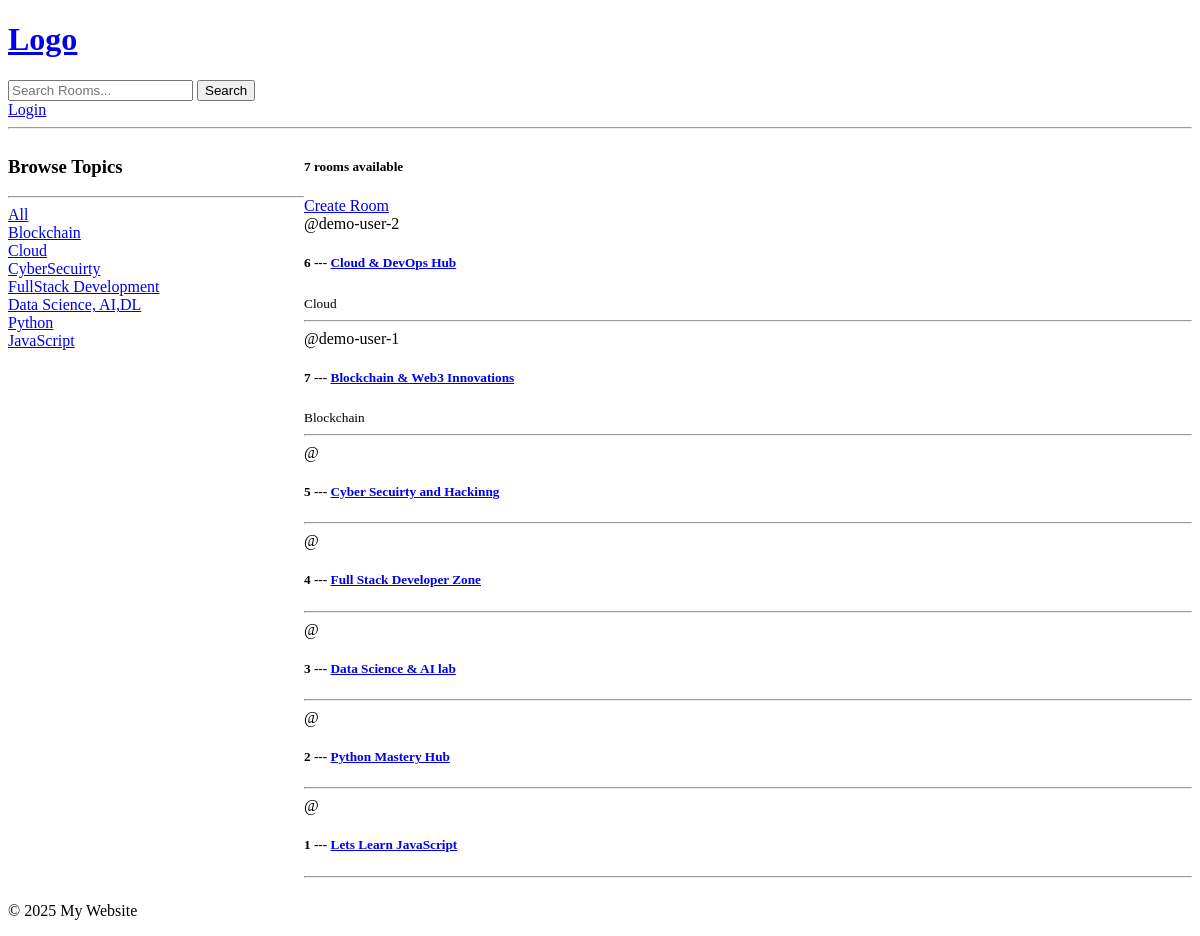
The app's page /, older data.
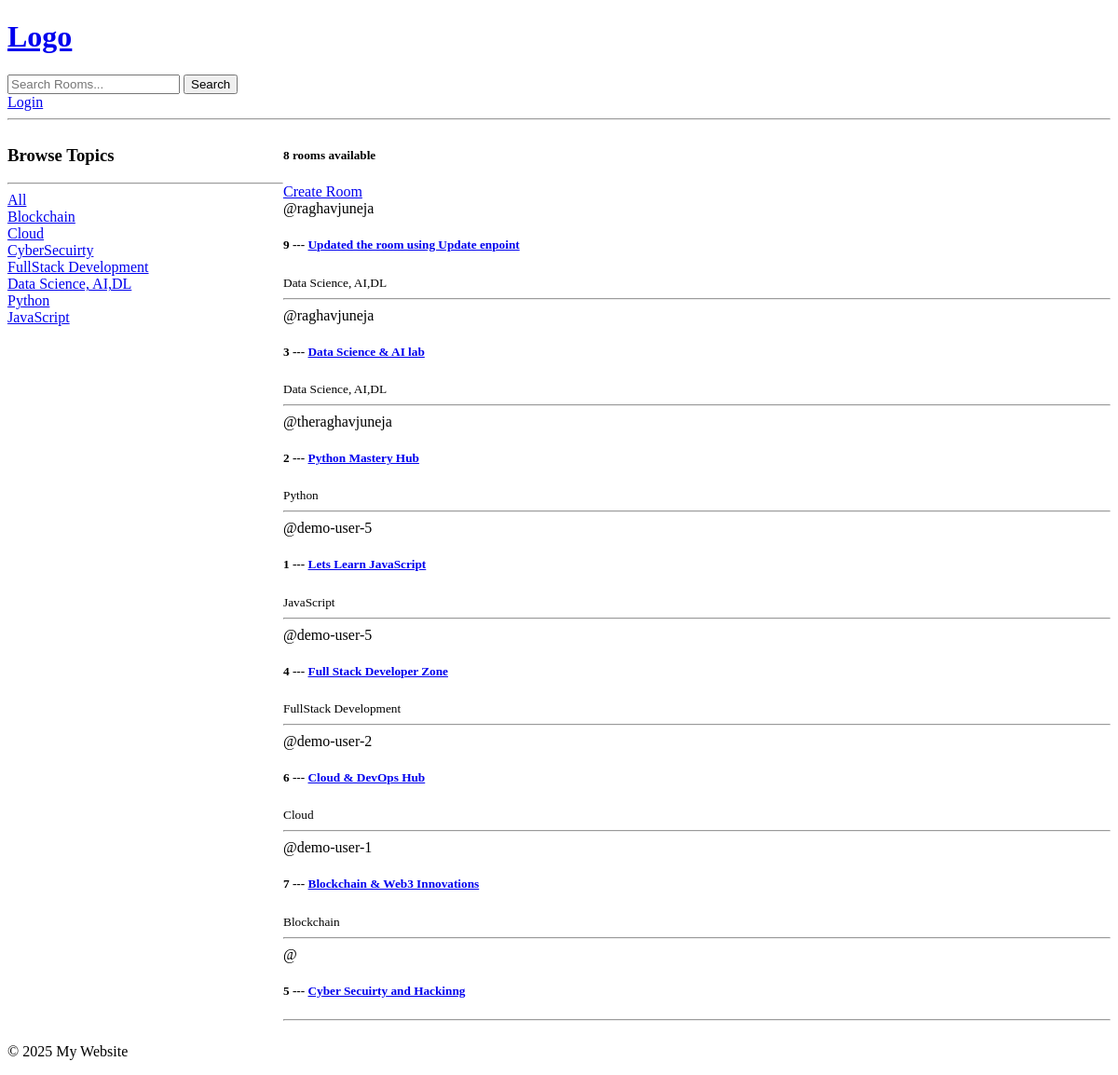
The same page, newer data.
### base/models.py (models this page shows)
class Topic(models.Model):
    name=models.CharField(max_length=200)
    def __str__(self):
        return self.name

class Room(models.Model):
    host=models.ForeignKey(User,on_delete=models.SET_NULL,null=True)
    topic=models.ForeignKey(Topic,on_delete=models.SET_NULL,null=True)
    name=models.CharField(max_length=200)
    description=models.TextField(null=True,blank=True)
    updated=models.DateTimeField(auto_now=True)
    created=models.DateTimeField(auto_now_add=True)
    class Meta:
        ordering=['-updated','-created']
    def __str__(self):
        return self.name

### base/views.py (the view)
# urls.py: path('',views.home,name='home'),
def home(request):
    q=request.GET.get('q') if request.GET.get('q')!=None else '' # to get the query i.e. ?q="what"
    rooms=Room.objects.filter(
        Q(topic__name__icontains=q)|
        Q(name__icontains=q)|
        Q(description__icontains=q))
    room_count=rooms.count() #BETTER THAN PYTOON LEN
    topics=Topic.objects.all()
    context={'rooms':rooms,'topics':topics,'room_count':room_count}
    print(context)
    return render(request,'base/home.html',context)

### base/templates/base/home.html (shortened to what this page needs)
{% extends 'main.html' %}
{% block content %}
<div class="home-container">
    <div>
        <h3>Browse Topics</h3>
        <hr>
        <div>
            <a href="{% url 'home' %}">All</a>
        </div>
        {% for topic in topics %}
        <div>
            <a href="{% url 'home' %}?q={{ topic.name }}">{{ topic.name }}</a>
        </div>
        {% endfor %}
    </div>
    <div>
        <h5>{{room_count}} rooms available</h5>
        <a href="{% url 'create-room' %}">Create Room</a>
        <div>
            {% for room in rooms %}
            <div>
                <span>@{{ room.host.username }}</span>
                <h5>{{ room.id }} --- <a href="{% url 'room' room.id %}">{{ room.name }}</a></h5>
                <small>{{ room.topic.name }}</small>
                <hr>
            </div>
            {% endfor %}
        </div>
    </div>
</div>
{% endblock %}

### templates/main.html (shortened to what this page needs)
<!DOCTYPE html>
<html lang="en">
<head>
</head>
<body>
    {% include 'navbar.html' %}
    <div class="container">
        {% block content %}{% endblock %}
    </div>
    <footer>
        <p>© 2025 My Website</p>
    </footer>
</body>
</html>

### templates/navbar.html
<a href="/">
    <h1>Logo</h1>
</a>
<form method="GET" action="{% url 'home' %}">
    <input type="text" name="q" placeholder="Search Rooms...">
    <button type="submit">Search</button>
</form>
{% if request.user.is_authenticated %}
<P>Hello {{request.user}}</P>
<a href="{% url 'logout' %}">Logout</a>
{% else %}
<a href="{% url 'login' %}">Login</a>
{% endif %}
<hr>

### base/templates/base/home.html (style rules this page uses)
.home-container { display: grid; grid-template-columns: 1fr 3fr; }

Row changes from the older to the newer data that the page shows:
added Room: host.username "raghavjuneja", id "9", name "Updated the room using Update enpoint", topic.name "Data Science, AI,DL"
changed Room "Data Science & AI lab": host.username (not shown) → "raghavjuneja"; topic.name (not shown) → "Data Science, AI,DL"; moves up the list
changed Room "Python Mastery Hub": host.username (not shown) → "theraghavjuneja"; topic.name (not shown) → "Python"; moves up the list
changed Room "Lets Learn JavaScript": host.username (not shown) → "demo-user-5"; topic.name (not shown) → "JavaScript"; moves up the list
changed Room "Full Stack Developer Zone": host.username (not shown) → "demo-user-5"; topic.name (not shown) → "FullStack Development"; moves down the list
Text that changed along with them:
{{ room_count }}: "7" → "8"
